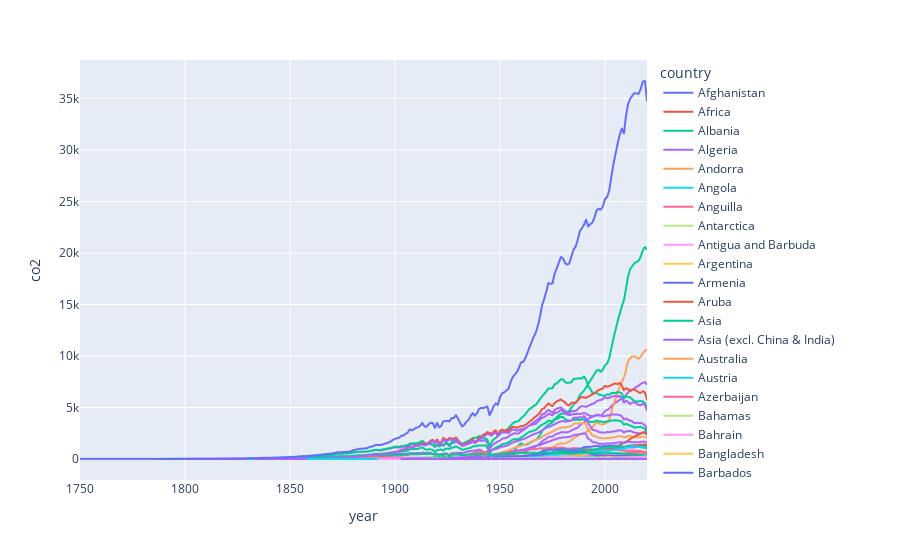

Notebook code cell kept with this figure:
### Code cell
fig = px.line(dataset, x = 'year', y = 'co2', color='country')
fig.show()
